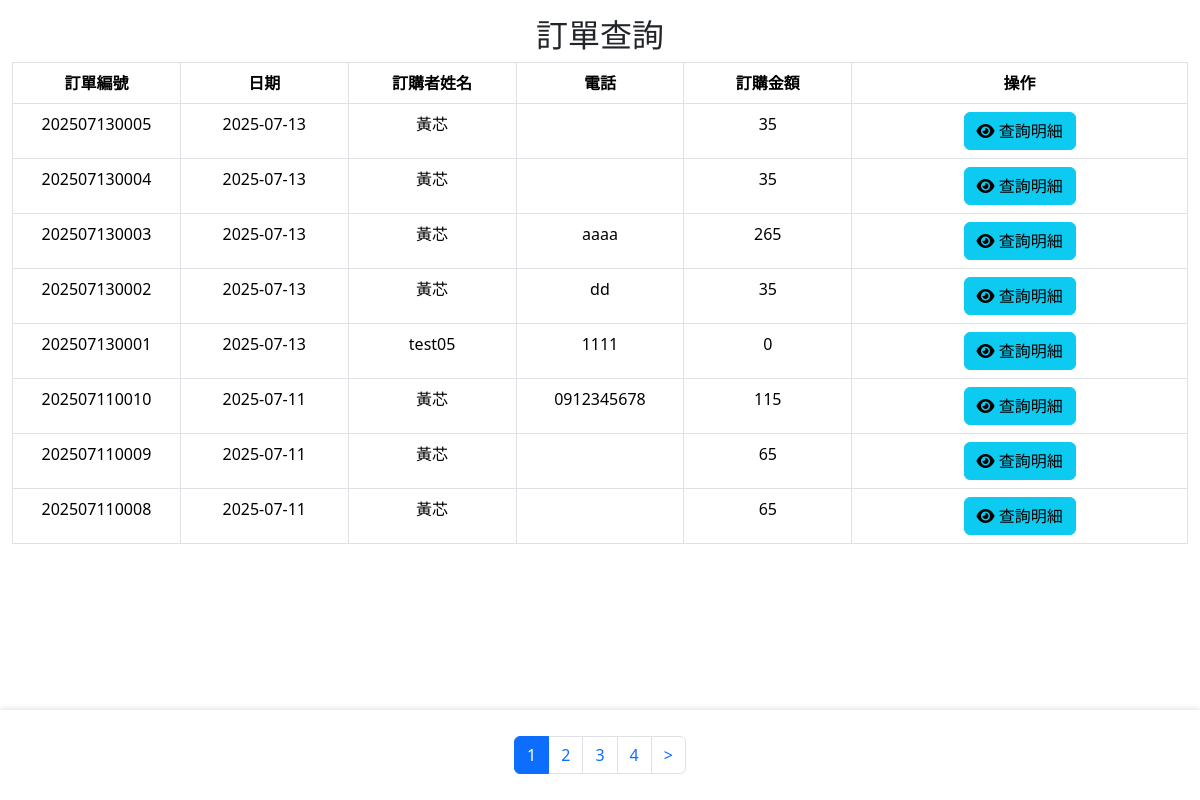
The app's page /backend/bd_query_order.php, older data.
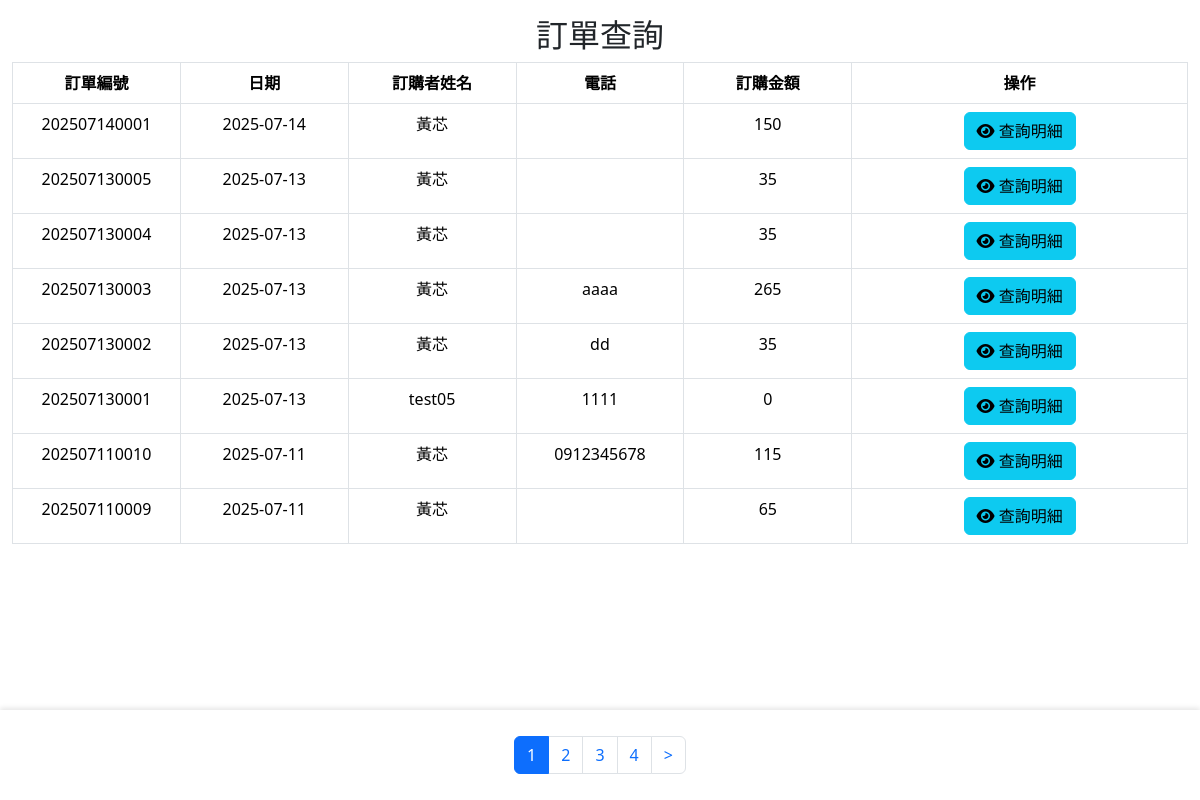
The same page, newer data.
### tables this page shows
CREATE TABLE `order1` (
  `id` int(10) UNSIGNED NOT NULL,
  `date1` date NOT NULL,
  `or_no` varchar(20) NOT NULL,
  `acc` text NOT NULL,
  `name` text NOT NULL,
  `amt` int(11) NOT NULL DEFAULT 0,
  `tel` varchar(20) NOT NULL,
  `created_time` timestamp NOT NULL DEFAULT current_timestamp(),
  `updated_time` timestamp NOT NULL DEFAULT current_timestamp() ON UPDATE current_timestamp()
);

### api/db.php (called while the page is built, shortened)
<?php
class DB{
  private $dsn="mysql:host=localhost;dbname=tieat;charset=utf8";
  private $pdo;
  private $table;
  function __construct($table)
  {
    $this->table=$table;
    $this->pdo=new PDO($this->dsn,'root','');
  }
  function all(...$arg){
   $sql="select * from $this->table ";
   if(isset($arg[0])){
     if(is_array($arg[0])){
        $tmp=$this->arraytosql($arg[0]);
        $sql.=" where ".join(" and ",$tmp);
     }else{
        $sql.=$arg[0];
     }
   }
   return $this->pdo->query($sql)->fetchAll(PDO::FETCH_ASSOC);
  }
}
?>

### backend/bd_query_order.php (the view, shortened to what this page needs)
<?php
include_once "../api/db.php";
?>
<!DOCTYPE html>
<html lang="en">
<head>
    <link rel="stylesheet" href="https://cdnjs.cloudflare.com/ajax/libs/bootstrap/5.3.7/css/bootstrap.min.css"
 />
</head>
<body>
    <?php include 'bd_header.php'; ?>
    <main>
        <div class="container-fluid mt-3">
            <h2 class="text-center">訂單查詢</h2>
            <?php $table = 'order1'; ?>
            <table class="table table-bordered table-hover table-fixed">
                <thead>
                    <tr>
                        <th style="width: 10%;">訂單編號</th>
                        <th style="width: 10%;">日期</th>
                        <th style="width: 10%;">訂購者姓名</th>
                        <th style="width: 10%;">電話</th>
                        <th style="width: 10%;">訂購金額</th>
                        <th style="width: 20%;">操作</th>
                    </tr>
                </thead>
                <tbody>
                    <?php
                    $all = count(${ucfirst($table)}->all());
                    $div = 8;
                    $pages = ceil($all / $div);
                    $now = $_GET['p'] ?? 1;
                    $start = ($now - 1) * $div;
                    $rows = ${ucfirst($table)}->all(" order by or_no desc limit $start,$div");
                    foreach ($rows as $row):
                    ?>
                        <tr>
                            <td><?= $row['or_no']; ?></td>
                            <td><?= $row['date1']; ?></td>
                            <td><?= $row['name']; ?></td>
                            <td><?= $row['tel']; ?></td>
                            <td><?= $row['amt']; ?></td>
                            <td>
                                <button class="btn btn-info view-details" data-or-no="<?= $row['or_no']; ?>">
                                    <i class="fa-solid fa-eye"></i> 查詢明細
                                </button>
                            </td>
                        </tr>
                    <?php endforeach; ?>
                </tbody>
            </table>
            <div class="fixed-footer">
                <div class="container mt-3">
                    <ul class="pagination justify-content-center">
                        <?php for ($i = 1; $i <= $pages; $i++): ?>
                            <li class="page-item <?= ($now == $i) ? 'active' : ''; ?>">
                                <a class="page-link" href="?p=<?= $i; ?>"><?= $i; ?></a>
                            </li>
                        <?php endfor; ?>
                        <?php if ($now + 1 <= $pages): ?>
                            <li class="page-item"><a class="page-link" href="?p=<?= $now + 1; ?>">></a></li>
                        <?php endif; ?>
                    </ul>
                </div>
            </div>
        </div>
    </main>
</body>
</html>

### backend/bd_header.php (shortened to what this page needs)
   <link rel="stylesheet" href="https://cdnjs.cloudflare.com/ajax/libs/font-awesome/6.7.2/css/all.min.css"
/>

### backend/bd_query_order.php (style rules this page uses)
main { margin-bottom: 80px; }
.fixed-footer { position: fixed; bottom: 0; left: 0; width: 100%; background: #fff; padding: 10px 0; box-shadow: 0 -2px 5px rgba(0, 0, 0, 0.1); z-index: 100; }
.table-fixed { table-layout: fixed; width: 100%; }
.table-fixed th, .table-fixed td { white-space: nowrap; overflow: hidden; text-overflow: ellipsis; }
th, td { text-align: center; }

Row changes from the older to the newer data that the page shows:
no longer on this page (row unchanged): order1: or_no "202507110008", date1 "2025-07-11", name "黃芯", amt "65"
added order1: or_no "202507140001", date1 "2025-07-14", name "黃芯", amt "150"
